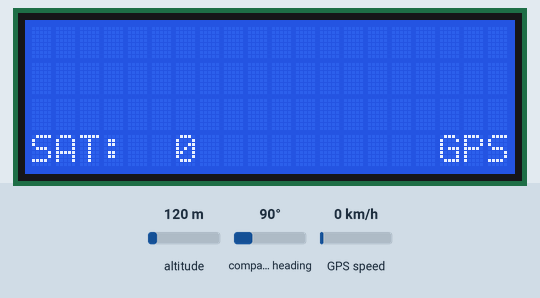
A sketch run on a simulated Arduino Mega 2560, built with avr-gcc and run on an emulated ATmega2560. Parts: 20×4 character LCD. Inputs (shaded band) come from the test bench; at power-on: GPS speed 0 km/h, altitude 120 m, compass heading 90°. The GPS gets a fix after 3 s at 37.7749, -122.4194 with 8 satellites.

Above: at 1.6 s.
1.7 s: GPS speed set to 2 km/h
At 4.8 s:
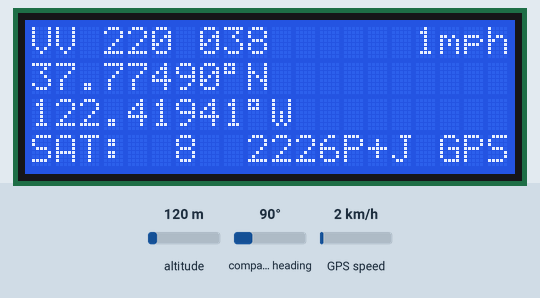
5.0 s: GPS speed set to 30 km/h
At 6.2 s:
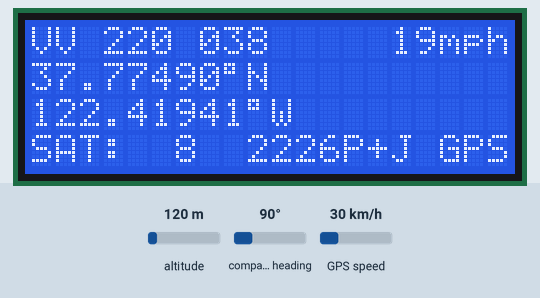
6.7 s: GPS speed set to 60 km/h
At 7.7 s:
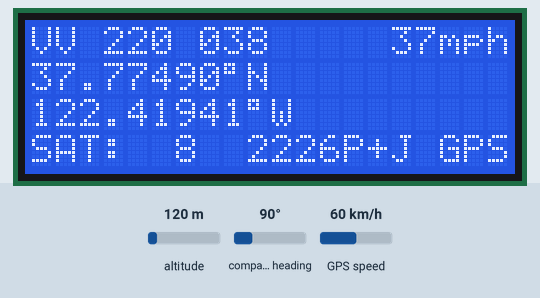
Timing chart, 0 to 9.7 s (numbered marks = the images above; inputs shaded):
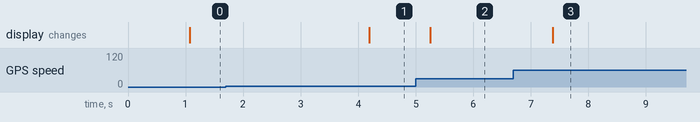

The sketch:

GPS.ino
```cpp
#include <calculator.hpp>
#include <Wire.h>
#include <LiquidCrystal_I2C.h>
#include <TinyGPS++.h>

TinyGPSPlus gps;
LiquidCrystal_I2C lcd = LiquidCrystal_I2C(0x27, 20, 4);

void setup()
{
  Serial.begin(115200);
  Serial2.begin(9600);

  lcd.init();
  lcd.backlight();
  lcd.setCursor(17, 3);
  lcd.print("GPS");
}

void loop()
{
  bool newData = false;
  unsigned long chars;
  unsigned short sentences, failed;

  // Parse 1s of NMEA sentences
  for (unsigned long start = millis(); millis() - start < 1000;)
  {
    while (Serial2.available())
    {
      char c = Serial2.read();
      //Serial.write(c); // stream back to PC for debug
      if (gps.encode(c))
        newData = true;
    }
  }

  if (newData)
  {
    lcd.setCursor(0, 3);

    lcd.print("SAT: ");
    if (gps.satellites.value() < 10)lcd.print(' ');
    lcd.print(gps.satellites.value());

    if (gps.location.isValid()) {
      // Serial.println("got GPS");
      //lcd.clear();

      WGS84::LatLon ll;

      ll.Lat = gps.location.lat();
      ll.Lon = gps.location.lng();
      ll.Alt = gps.altitude.meters();

      WGS84::ECEF ecef = WGS84::to_ECEF(ll);
      OSGB36::ECEF ecef2 = helmert_transform(ecef);
      OSGB36::LatLon ll2 = olsons_algorithm(ecef2);
      auto s = OSGB36::transverse_mercator(ll2);

      lcd.setCursor(0, 0);
      lcd.print(OSGB36::grid_ref(s));
      lcd.setCursor(14, 0);

      float speed = gps.speed.mph();
      if (speed < 100)
        lcd.print(' ');
      if (speed < 10)
        lcd.print(' ');
      lcd.print(speed, 0);
      lcd.setCursor(17, 0);
      lcd.print("mph");
      lcd.setCursor(0, 1);
      if (fabs( ll.Lat) < 10)lcd.print(' ');
      lcd.print(fabs( ll.Lat), 5);
      if ( ll.Lat > 0)lcd.print("\xDFN");
      if ( ll.Lat < 0)lcd.print("\xDFS");

      lcd.setCursor(0, 2);
      if (fabs( ll.Lon) < 10)lcd.print(' ');
      lcd.print(fabs(ll.Lon), 5);
      if (ll.Lon > 0)lcd.print("\xDFE");
      if (ll.Lon < 0)lcd.print("\xDFW");
      lcd.setCursor(9, 3);
      lcd.print(WGS84::pluscode(ll));

    }
  }
}
```

calculator.hpp
```cpp
#ifndef CALCULATOR_HPP
#define CALCULATOR_HPP
#include <objects.hpp>

double degrees_to_radians(double degrees);
double radians_to_degrees(double radians);
double seconds_to_radians(double seconds);
double sign(double x);
double operator*(WGS84::ECEF&, WGS84::ECEF&);
double operator*(OSGB36::ECEF&, OSGB36::ECEF&);

namespace OSGB36 {
double compute_meridan_arc(double dLat, double sLat, double n, double b);

NorthingEasting transverse_mercator(LatLon Coord);
string_t grid_ref(NorthingEasting NE);
OSGB36::LatLon olsons_algorithm(OSGB36::ECEF);
}

namespace WGS84 {
ECEF to_ECEF(LatLon);
string_t pluscode(LatLon);
WGS84::LatLon olsons_algorithm(WGS84::ECEF);
}

OSGB36::ECEF helmert_transform(WGS84::ECEF);

double distance(WGS84::ECEF, WGS84::ECEF);

#endif
```

constants.hpp
```cpp
#ifndef OSGB36_CONSTS_HPP
#define OSGB36_CONSTS_HPP

namespace OSGB36 {
extern const double a;
extern const double b;
extern const double e_sq;
extern const double epsilon_sq;

extern const double lat0;
extern const double lon0;

extern const double e0;
extern const double n0;
extern const double f0;

extern const double t_x;
extern const double t_y;
extern const double t_z;
extern const double s;
extern const double r_x;
extern const double r_y;
extern const double r_z;

}

namespace WGS84 {
extern const double a;
extern const double b;
extern const double e_sq;
};

#endif
```

objects.hpp
```cpp
#ifndef OSGB36_OBJECTS_HPP
#define OSGB36_OBJECTS_HPP
#ifndef ARDUINO
#include <cmath>
#include <string>

typedef std::string string_t;
#else
typedef String string_t;
#endif

namespace WGS84 {
struct LatLon {
    double Lat;
    double Lon;
    double Alt;
    bool error = false;
};

struct ECEF {
    double x;
    double y;
    double z;
};
}

namespace OSGB36 {

struct LatLon {
    double Lat;
    double Lon;
    double Alt;
    bool error = false;
};

struct NorthingEasting {
    double Northing;
    double Easting;
    bool error = false;
};

struct ECEF {
    double x;
    double y;
    double z;
};
}

#endif
```

angles.cpp
```cpp
#include <calculator.hpp>

double degrees_to_radians(double degrees)
{
    return (degrees * M_PI) / 180;
}

double radians_to_degrees(double radians)
{
    return (radians * 180) / M_PI;
}

double seconds_to_radians(double seconds)
{
    return degrees_to_radians(seconds / 3600);
}

double sign(double x)
{
    if (x > 0)
        return 1;
    if (x < 0)
        return -1;
    return 0;
}

double operator*(WGS84::ECEF& l, WGS84::ECEF& r)
{
    return l.x * r.x + l.y * r.y + l.z * r.z;
}

double operator*(OSGB36::ECEF& l, OSGB36::ECEF& r)
{
    return l.x * r.x + l.y * r.y + l.z * r.z;
}
```

grid_ref.cpp
```cpp
#include <calculator.hpp>
#include <constants.hpp>

const string_t alphabet = "ABCDEFGHJKLMNOPQRSTUVWXYZ";

inline string_t format(int num, int width)
{
    string_t base
#ifdef ARDUINO
        = String(num, DEC);
#else
        = std::to_string(num);
#endif

    while (base.length() < width) {
        base = "0" + base;
    }
    return base;
}

string_t OSGB36::grid_ref(OSGB36::NorthingEasting NE)
{

    unsigned int new_northing = (int)(500050 + NE.Northing);
    unsigned int new_easting = (int)(1000050 + NE.Easting);

    unsigned char nl1 = new_northing / 500000;
    unsigned int n = new_northing % 500000;
    unsigned char nl2 = n / 100000;
    unsigned int n2 = n % 100000;

    unsigned char el1 = new_easting / 500000;
    unsigned int e = new_easting % 500000;
    unsigned char el2 = e / 100000;
    unsigned int e2 = e % 100000;

    string_t ref;

    string_t s;
    s += alphabet[(int)el1 + 5 * (4 - nl1)];
    s += alphabet[(int)el2 + 5 * (4 - nl2)];
    s += " ";
    s += format(e2 / 100, 3);
    s += " ";
    s += format(n2 / 100, 3);
    return s;
}
```

helmert_transform.cpp
```cpp
#include <calculator.hpp>
#include <constants.hpp>

OSGB36::ECEF helmert_transform(WGS84::ECEF in)
{
    double& X = in.x;
    double& Y = in.y;
    double& Z = in.z;
    OSGB36::ECEF out;
    out.x = OSGB36::t_x + OSGB36::s * X - OSGB36::r_z * Y + OSGB36::r_y * Z;
    out.y = OSGB36::t_y + OSGB36::r_z * X + OSGB36::s * Y - OSGB36::r_x * Z;
    out.z = OSGB36::t_z - OSGB36::r_y * X + OSGB36::r_x * Y + OSGB36::s * Z;
    return out;
}
```

meridian_arc.cpp
```cpp
#include <calculator.hpp>

double OSGB36::compute_meridan_arc(double dLat,
    double sLat,
    double n,
    double b)
{
    double M; // compute Meridian arc (eqn 8.1 [1])
    M = ((1 + n + ((5 * n * n) / 4) + ((5 * n * n * n) / 4)) * dLat) - (((3 * n) + (3 * n * n) + ((21 * n * n * n) / 8)) * sin(dLat) * cos(sLat)) + ((((15 * n * n) / 8) + ((15 * n * n * n) / 8)) * sin(2 * dLat) * cos(2 * sLat)) - (((35 * n * n * n) / 24) * sin(3 * dLat) * cos(3 * sLat));

    M *= b;

    return M;
}
```

olson.cpp
```cpp
#include <calculator.hpp>
#include <constants.hpp>

// http://danceswithcode.net/engineeringnotes/geodetic_to_ecef/geodetic_to_ecef.html
void _olsons_algorithm(double& x, double& y, double& z, double a, double e_sq, double* lon, double* lat, double* alt);

OSGB36::LatLon OSGB36::olsons_algorithm(OSGB36::ECEF p)
{
    OSGB36::LatLon ll;
    _olsons_algorithm(p.x, p.y, p.z, OSGB36::a, OSGB36::e_sq, &ll.Lon, &ll.Lat, &ll.Alt);
    return ll;
}

WGS84::LatLon WGS84::olsons_algorithm(WGS84::ECEF p)
{
    WGS84::LatLon ll;
    _olsons_algorithm(p.x, p.y, p.z, WGS84::a, WGS84::e_sq, &ll.Lon, &ll.Lat, &ll.Alt);
    return ll;
}

void _olsons_algorithm(double& x, double& y, double& z, double a, double e_sq, double* lon, double* lat, double* alt)
{
    double a1 = a * e_sq;
    const double a2 = a1 * a1;
    const double a3 = a1 * e_sq / 2;
    const double a4 = 2.5 * a2;
    const double a5 = a1 + a3;
    const double a6 = 1 - e_sq;

    double zp, w2, w, r2, r, s2, c2, s, c, ss;
    double g, rg, rf, u, v, m, f, p;
    double n; //, lat, lon, alt;

    zp = abs(z);
    w2 = x * x + y * y;
    w = sqrt(w2);
    r2 = w2 + z * z;
    r = sqrt(r2);
    *lon = atan2(y, x); // Lon (final)
    s2 = z * z / r2;
    c2 = w2 / r2;
    u = a2 / r;
    v = a3 - a4 / r;
    if (c2 > 0.3) {
        s = (zp / r) * (1.0 + c2 * (a1 + u + s2 * v) / r);
        *lat = asin(s); // Lat
        ss = s * s;
        c = sqrt(1.0 - ss);
    } else {
        c = (w / r) * (1.0 - s2 * (a5 - u - c2 * v) / r);
        *lat = acos(c); // Lat
        ss = 1.0 - c * c;
        s = sqrt(ss);
    }
    g = 1.0 - e_sq * ss;
    rg = a / sqrt(g);
    rf = a6 * rg;
    u = w - rg * c;
    v = zp - rf * s;
    f = c * u + s * v;
    m = c * v - s * u;
    p = m / (rf / g + f);
    *lat += p; // Lat
    *alt = f + m * p / 2.0; // Altitude
    if (z < 0.0) {
        *lat *= -1.0; // Lat
    }
    *lat = radians_to_degrees(*lat);
    *lon = radians_to_degrees(*lon);
}
```

ordinance_survey_method.cpp
```cpp
#include <calculator.hpp>
#include <constants.hpp>

OSGB36::LatLon ordinance_survey_algorithm(double& x, double& y, double& z)
{
    using namespace OSGB36;
    double lambda = atan2(y, x);
    double old_phi;
    double p = sqrt(x * x + y * y);
    double phi = atan2(x, p * (1 - e_sq));

    do {
        old_phi = phi;
        double v = a / sqrt(1 - e_sq * pow(sin(phi), 2));
        phi = atan2(z + e_sq * v * sin(phi), p);

    } while (log10(abs(phi - old_phi)) > -14);

    double v = a / sqrt(1 - e_sq * pow(sin(phi), 2));
    LatLon ll;
    ll.Lon = radians_to_degrees(lambda);
    ll.Lat = radians_to_degrees(phi);
    ll.Alt = p / cos(phi) - v;

    return ll;
}
```

plus_code.cpp
```cpp
#include <calculator.hpp>

string_t WGS84::pluscode(WGS84::LatLon in)
{
    string_t index = "23456789CFGHJMPQRVWX";
    int lat = (int)((in.Lat + 90) * 8000);
    int lon = (int)((in.Lon + 180) * 8000);
    string_t code = "";
    for (int i = 0; i < 5; i++) {
        code = index[lon % 20] + code;
        code = index[lat % 20] + code;
        if (i == 0) {
            code = "+" + code;
        }
        lon /= 20;
        lat /= 20;
    }
    return code;
    //
}
```

to_ECEF.cpp
```cpp
#include <calculator.hpp>
#include <constants.hpp>

WGS84::ECEF WGS84::to_ECEF(WGS84::LatLon in)
{
    double phi = degrees_to_radians(in.Lat);
    double lambda = degrees_to_radians(in.Lon);
    double& h = in.Alt;
    double n = WGS84::a / sqrt(1 - WGS84::e_sq * pow(sin(phi), 2));
    WGS84::ECEF out;
    out.x = (n + h) * cos(phi) * cos(lambda);
    out.y = (n + h) * cos(phi) * sin(lambda);
    out.z = ((1 - WGS84::e_sq) * n + h) * sin(phi);
    return out;
}
```

transverse_mercator.cpp
```cpp
#include <calculator.hpp>
#include <constants.hpp>

OSGB36::NorthingEasting OSGB36::transverse_mercator(OSGB36::LatLon Coord)
{
    OSGB36::NorthingEasting ne;
    // Check the data is in good range

    if (((Coord.Lon < -7) || (Coord.Lon > 8)) && ((Coord.Lat < 49) || (Coord.Lat > 60))) {
        ne.error = true;
        // calculate it anyway, as you can get about as far east as verona
        //and still have a 6 Figure grid reference
    }

    double lat = degrees_to_radians(Coord.Lat);
    double lon = degrees_to_radians(Coord.Lon);
    double ht = Coord.Alt;

    double a = OSGB36::a;
    a *= OSGB36::f0;
    double b = OSGB36::b;
    b *= OSGB36::f0;

    double n = (a - b) / (a + b);
    double e2 = ((a * a) - (b * b)) / (a * a);
    double nu = (a / pow(1 - e2 * pow(sin(lat), 2.0), 0.5));
    double rho = ((a * (1 - e2)) / pow(1 - e2 * pow(sin(lat), 2.0), 1.5));
    double n2 = (nu / rho) - 1;

    double dLat = lat - OSGB36::lat0; // difference in latitude
    double sLat = lat + OSGB36::lat0; // sum of latitude

    double M = OSGB36::compute_meridan_arc(dLat, sLat, n, b);

    double P = lon - OSGB36::lon0; // difference in longitude

    // The following are taken from [1] pp10-11
    double I = M + OSGB36::n0;
    double II = (nu / 2) * sin(lat) * cos(lat);
    double III = (nu / 24) * sin(lat) * pow(cos(lat), 3.0) * (5 - pow(tan(lat), 2.0) + (9 * n2));
    double IIIA = (nu / 720) * sin(lat) * pow(cos(lat), 5.0) * (61 - (58 * pow(tan(lat), 2.0)) + pow(tan(lat), 4.0));
    double IV = nu * cos(lat);
    double V = (nu / 6) * pow(cos(lat), 3.0) * ((nu / rho) - pow(tan(lat), 2.0));
    double VI = (nu / 120) * pow(cos(lat), 5.0) * (5 - (18 * pow(tan(lat), 2.0)) + pow(tan(lat), 4.0) + (14 * n2) - (58 * pow(tan(lat), 2.0) * n2));

    double y = I + (pow(P, 2.0) * II) + (pow(P, 4.0) * III) + (pow(P, 6.0) * IIIA);
    double x = OSGB36::e0 + (P * IV) + (pow(P, 3.0) * V) + (pow(P, 5.0) * VI);

    ne.Easting = x;
    ne.Northing = y;

    return ne;
}
```

zhu.cpp
```cpp
#include <calculator.hpp>
#include <constants.hpp>

OSGB36::LatLon zhus_algorithm(double& x, double& y, double& z)
{
    // https://hal.archives-ouvertes.fr/hal-01704943v2/document
    using namespace OSGB36;
    double w = sqrt(x * x + y * y); //1

    if (w == 0) {
        LatLon ll;
        ll.Lat = radians_to_degrees(sign(z) * (M_PI / 2));
        ll.Lon = 0;
        ll.Alt = sign(z) * (z - b);
        return ll;
    }

    double l = e_sq / 2; // 2
    double m = pow(w / a, 2); // 3
    double n = pow((1 - e_sq) * z, 2); // 4
    double i = -(2 * pow(l, 2) + m + n) / 2;
    double k = pow(l, 2) * (pow(l, 2) - m - n);
    double q = pow(m + n - 4 * pow(l, 2), 3) / 216 + m * n * pow(l, 2);
    double D = sqrt((2 * q - m * n * pow(l, 2)) * m * n * pow(l, 2));
    double beta = i / 3 - pow(q + D, 1.0 / 3) - pow(q - D, 1.0 / 3);
    double t = sqrt(sqrt(pow(beta, 2) - k) - (beta + i) / 2) - sign(m - n) * sqrt((beta - i) / 2);
    double w_1 = w / (t + l);
    double z_1 = (1 - e_sq) * z / (t - l);

    double phi = atan2(z_1, (1 - e_sq) * w_1);
    double lambda = 2 * atan2(w - x, y);
    if (lambda > M_PI)
        lambda -= 2 * M_PI;

    LatLon ll;
    ll.Alt = sign(t - 1 + l) * sqrt(pow(w - w_1, 2) + pow(z - z_1, 2));

    ll.Lat = radians_to_degrees(phi);
    ll.Lon = radians_to_degrees(lambda);
    return ll;
}
```

constants.cpp
```cpp
#ifndef OSGB36_CONSTS_HPP
#define OSGB36_CONSTS_HPP
#include <calculator.hpp>

namespace OSGB36 {
extern const double a = 6377563.396; // 6378137.0;
extern const double b = 6356256.909; // 6356752.3141;
extern const double e_sq = (a * a - b * b) / (a * a);
extern const double epsilon_sq = (a * a - b * b) / (b * b);

extern const double lat0 = 0.85521133347722149269260847655942;
extern const double lon0 = -0.03490658503988659153847381536977;

extern const double e0 = 400000.0;
extern const double n0 = -100000.0;
extern const double f0 = 0.9996012717;

extern const double t_x = -446.448;
extern const double t_y = 125.157;
extern const double t_z = -542.060;
extern const double s = 1 + 20.4894 / 1000000;
extern const double r_x = seconds_to_radians(-0.1502);
extern const double r_y = seconds_to_radians(-0.2470);
extern const double r_z = seconds_to_radians(-0.8421);

}

namespace WGS84 {
extern const double a = 6378137.0;
extern const double b = 6356752.314245;
extern const double e_sq = (a * a - b * b) / (a * a);
};

#endif
```

Measured:
- after the input at 1.7 s, the display: changes after 2.5 s (image 1)
- after the input at 5.0 s, the display: changes after 0.26 s (image 2)
- after the input at 6.7 s, the display: changes after 0.69 s (image 3)
